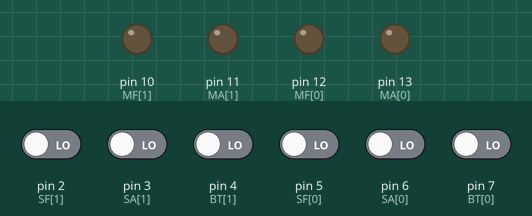
Recording of a sketch running on a simulated Arduino Uno, built with avr-gcc and run on an emulated ATmega328P. On the bench: output pins drawn as LEDs (lit = HIGH). Inputs (shaded band) come from the test bench; at power-on: pin 2 (SF[1]), pin 3 (SA[1]), pin 4 (BT[1]), pin 5 (SF[0]), pin 6 (SA[0]), pin 7 (BT[0]) LOW.

Above: at 3.8 s.
3.9 s: pin 2 (SF[1]) driven HIGH and pin 4 (BT[1]) driven HIGH
At 5.7 s:
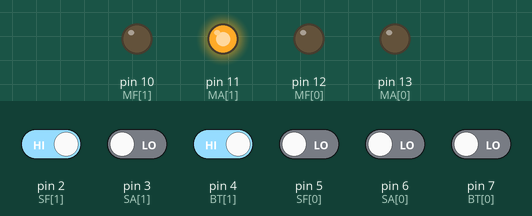
6.0 s: pin 4 (BT[1]) driven LOW
At 6.8 s:
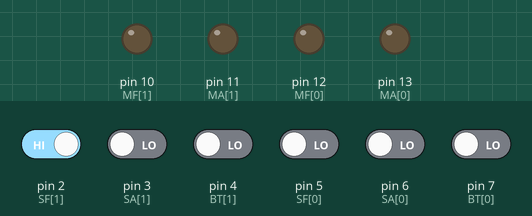
8.1 s: pin 4 (BT[1]) driven HIGH
At 10.3 s:
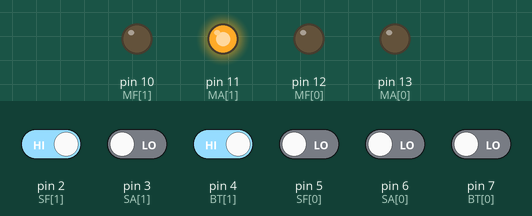
Timing chart, 0 to 11.8 s (numbered marks = the images above; inputs shaded):
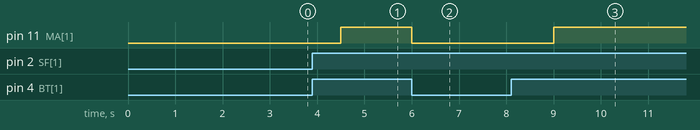

Measured:
- after the input at 3.9 s, pin 11 (MA[1]): LOW → HIGH after 0.60 s
- after the input at 6.0 s, pin 11 (MA[1]): HIGH → LOW at once
- after the input at 8.1 s, pin 11 (MA[1]): LOW → HIGH after 0.90 s

The sketch:

desafio.ino
```cpp
/* =====================================================================
                        INSTITUTO FEDERAL DE SERGIPE
                             CURSO DE ELETRÔNICA
    ---------------------------------------------------------------------
    Disciplina: Sistemas Programáveis
    Professor : Fábio Prudente
    ---------------------------------------------------------------------
    Descrição : Controle para Portão Automático
    =====================================================================
*/

const int BT[] = {7, 4};      // Botão de Acionamento
const int SA[] = {6, 3};      // Sensor: Portão Aberto
const int SF[] = {5, 2};      // Sensor: Portão Fechado
const int MA[] = {13, 11};    // Motor: Acionar no sentido de Abrir
const int MF[] = {12, 10};    // Motor: Acionar no sentido de Fechar

bool previousButtonState[] = {0, 0};
int gateState[] = {0, 0} ;
int previousGateState[] = {0, 0};

void setup() {
    Serial.begin(9600);
    for (int i = 0; i < 2; i++) {
        pinMode (BT[i], INPUT);
        pinMode (SA[i], INPUT);
        pinMode (SF[i], INPUT);
        pinMode (MA[i], OUTPUT);
        pinMode (MF[i], OUTPUT);
    }
}

void loop() {

    gateState[0] = sensorListener(0, gateState[0]);
    gateState[1] = sensorListener(1, gateState[1]);

    controlePortao(0, gateState[0]);
    controlePortao(1, gateState[1]);

    delay(1500); // apenas para simulacao

}

int sensorListener(int gate, int gateState) {
    int buttonState = digitalRead(BT[gate]);
    int closedGate = digitalRead(SF[gate]);
    int openGate = digitalRead(SA[gate]);

    if ( buttonState && !previousButtonState[gate]) {
        if (closedGate) {
            gateState = 1;
        } else if (openGate) {
            gateState = 2;
        }
        previousGateState[gate] = gateState;
    } else if (buttonState && !previousButtonState[gate] && !closedGate && !openGate) {
        if (gateState != 0) {
            gateState = 0;
        } else {
            gateState = previousGateState[gate] == 1? 2 : 1;
            previousGateState[gate] = gateState ;
        }
    } else if ((openGate || closedGate) && !buttonState) {
        gateState = 0;
        previousGateState[gate] = gateState;
    }

    previousButtonState[gate] = buttonState ;
    return gateState;
}

void controlePortao(int gate, int gateState) { // 1 - abrindo, 2 - fechando, 0 - parado
    switch (gateState) {
        case 0:
            digitalWrite(MA[gate], false);
            digitalWrite(MF[gate], false);
            break;
        case 1:
            digitalWrite(MA[gate], true);
            digitalWrite(MF[gate], false);
            break;
        case 2:
            digitalWrite(MA[gate], false);
            digitalWrite(MF[gate], true);
            break;
    }
}
```
